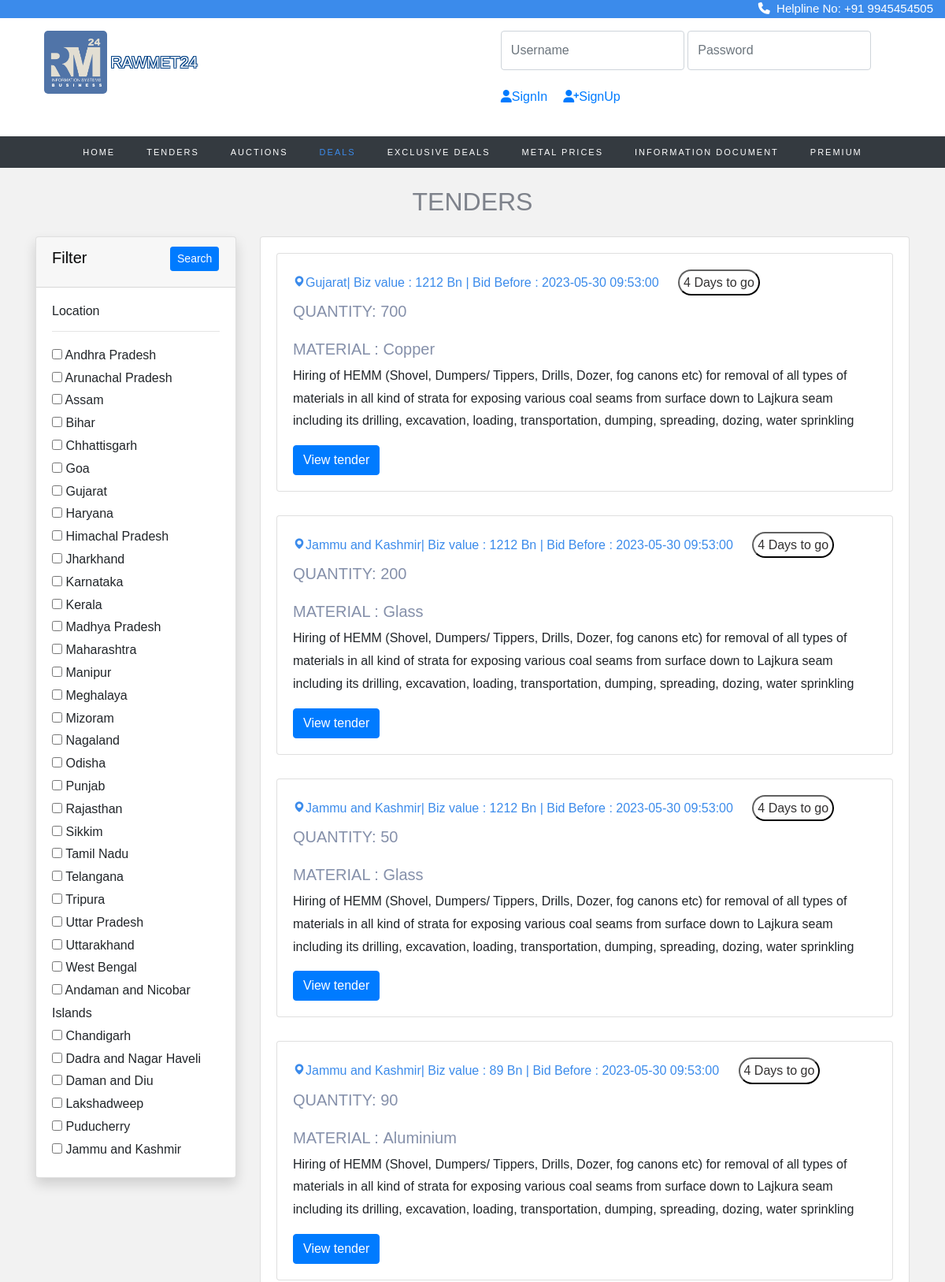
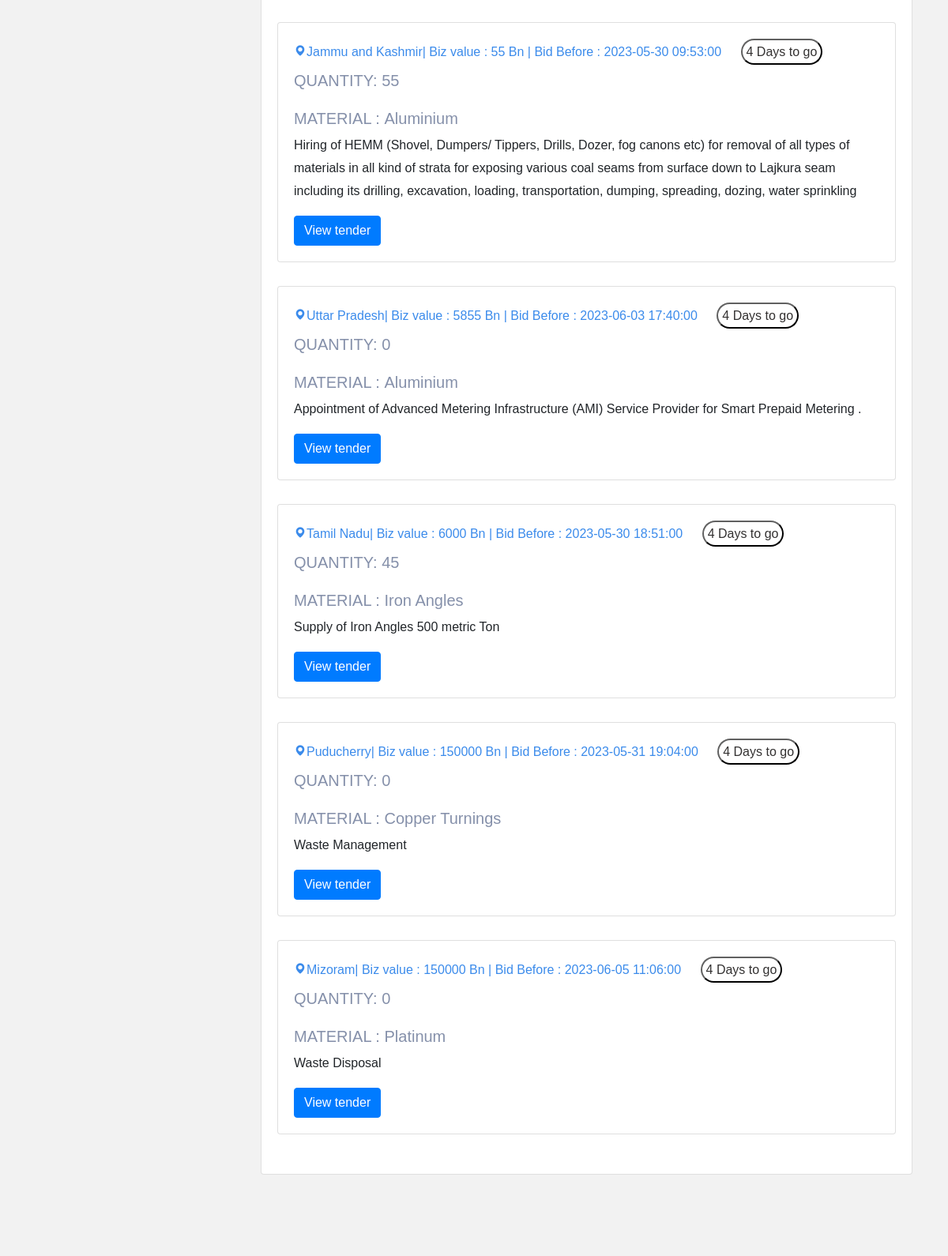
The page /tender/tender.php (upper part) on the database as committed earlier (2 pictures, top to bottom).
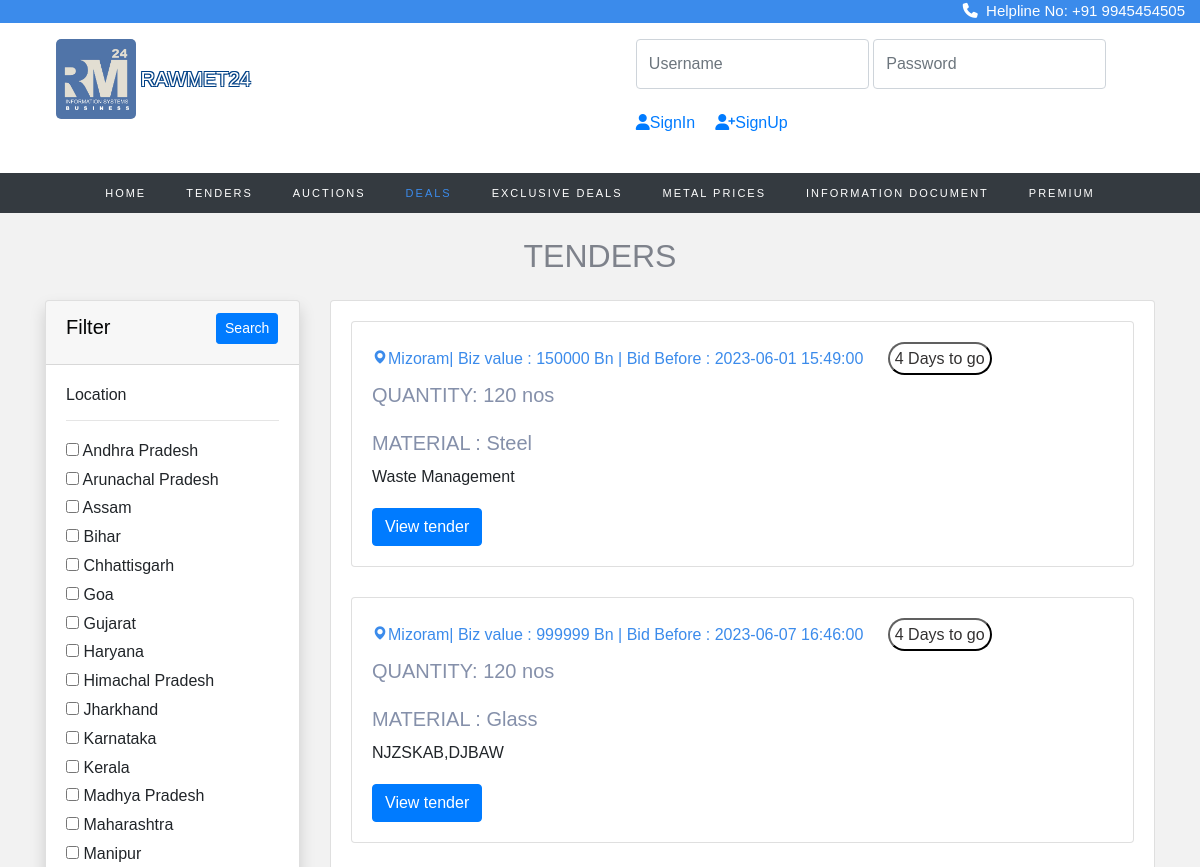
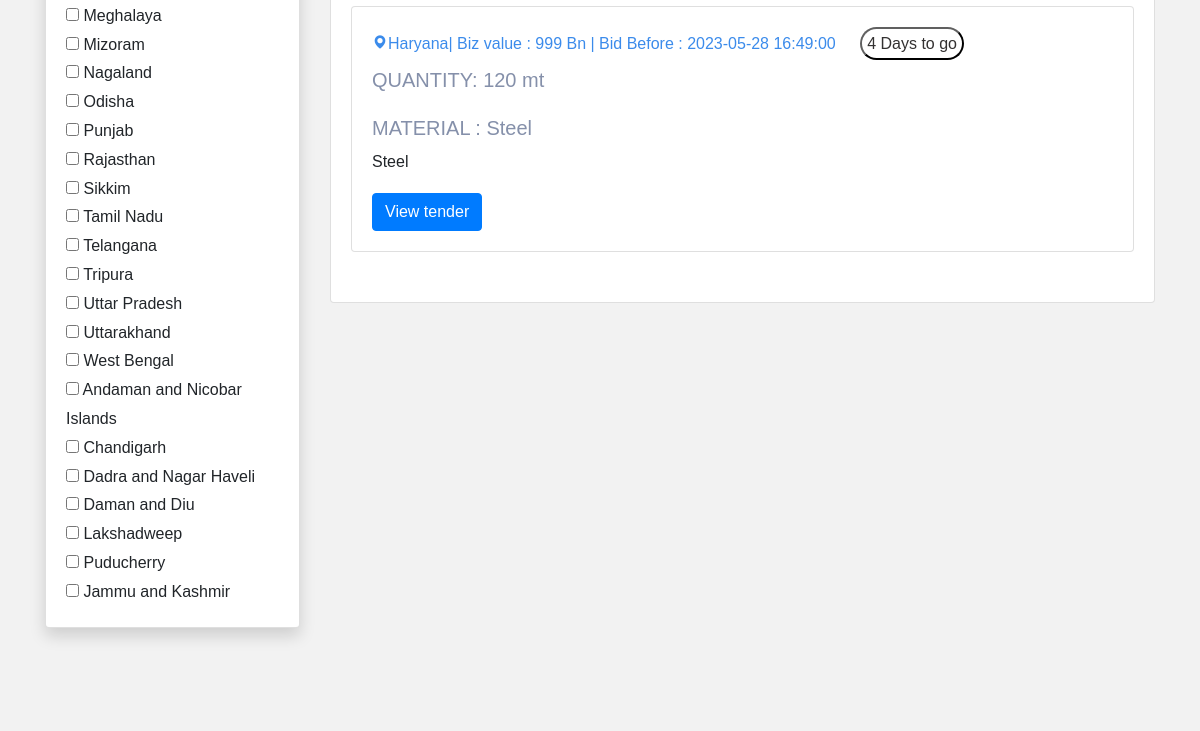
The same page on the database as committed later (2 pictures, top to bottom).
### tables this page shows
CREATE TABLE `location` (
  `state_id` int(11) NOT NULL,
  `state_name` varchar(50) DEFAULT NULL
);

CREATE TABLE `tenders` (
  `id` int(11) NOT NULL,
  `category` varchar(255) DEFAULT NULL,
  `infoId` varchar(255) DEFAULT NULL,
  `ownership` varchar(255) DEFAULT NULL,
  `tenderLocation` varchar(255) DEFAULT NULL,
  `sector` varchar(255) DEFAULT NULL,
  `tenderNumber` int(255) DEFAULT NULL,
  `tenderDesc` text DEFAULT NULL,
  `material` varchar(255) DEFAULT NULL,
  `quantity` varchar(255) NOT NULL,
  `publishingDatetime` datetime DEFAULT NULL,
  `startDatetime` datetime DEFAULT NULL,
  `endDatetime` datetime DEFAULT NULL,
  `emdType` varchar(255) DEFAULT NULL,
  `emdAmt` int(11) DEFAULT NULL,
  `tenderValue` int(255) NOT NULL,
  `companyName` varchar(255) DEFAULT NULL,
  `location` varchar(255) DEFAULT NULL,
  `street` varchar(255) DEFAULT NULL,
  `city` varchar(255) DEFAULT NULL,
  `telephone` varchar(255) DEFAULT NULL,
  `email` varchar(255) DEFAULT NULL,
  `contactPerson` varchar(255) DEFAULT NULL,
  `img` varchar(300) NOT NULL
);

### tender/tender.php (the view, shortened to what the changed rows need)
<!doctype html>
<html lang="en">
  <head>
    <link rel="stylesheet" href="https://cdn.jsdelivr.net/npm/bootstrap@4.0.0/dist/css/bootstrap.min.css">
<link rel="stylesheet" href="https://stackpath.bootstrapcdn.com/font-awesome/4.7.0/css/font-awesome.min.css">
<link rel="stylesheet" href="https://cdnjs.cloudflare.com/ajax/libs/font-awesome/4.7.0/css/font-awesome.min.css">
<link rel="stylesheet" href="css/style.css">
<link rel="stylesheet" href="css/_buttons.scss">
<link rel="stylesheet" href="css/buttons.scss">
<link rel="stylesheet" href="css/auction.css">
<link rel="stylesheet" href="css/reboot.scss">
<link rel="stylesheet" href="https://cdnjs.cloudflare.com/ajax/libs/font-awesome/6.4.0/css/all.min.css">
<link href='https://unpkg.com/boxicons@2.1.4/css/boxicons.min.css' rel='stylesheet'>
<link rel="stylesheet" href="https://cdnjs.cloudflare.com/ajax/libs/font-awesome/4.7.0/css/font-awesome.min.css">
<link rel="stylesheet" type="text/css" href="https://stackpath.bootstrapcdn.com/bootstrap/4.4.1/css/bootstrap.min.css">
<link rel="stylesheet" type="text/css" href="https://pixinvent.com/stack-responsive-bootstrap-4-admin-template/app-assets/css/bootstrap-extended.min.css">
<link rel="stylesheet" type="text/css" href="https://pixinvent.com/stack-responsive-bootstrap-4-admin-template/app-assets/fonts/simple-line-icons/style.min.css">
</head>
</head>
<body>
<section class="home">
<br>
 <center>
 <h2 style="color: #7e828b;">TENDERS</h2> </center>
    <div class="container">
        <div class="row">
            <div class="col-md-3">
                <form action="tender.php?l=" method="GET">
                    <div class="card shadow mt-3">
                        <div class="card-body">
                            <h6>Location</h6>
                            <hr>
                            <?php
                            $con = mysqli_connect("localhost", "root", "", "registration_db");
                            $brand_query = "SELECT * FROM location";
                            $brand_query_run = mysqli_query($con, $brand_query);
                            if (mysqli_num_rows($brand_query_run) > 0) {
                                foreach ($brand_query_run as $locationlist) {
                                    ?>
                                    <div id="checkbox">
                                        <input type="checkbox" name="locations" value="<?= $locationlist['state_name']; ?>"
                                            ?>>
                                        <?= $locationlist['state_name']; ?>
                                    </div>
                                    <?php
                                }
                            } else {
                                echo "No locations Found";
                            }
                            ?>
                        </div>
                    </div>
                </form>
            </div>
            <div class="col-md-9 mt-3">
                <div class="card ">
                    <div class="card-body row">
                        <?php
                        if (isset($_GET['locations'])) {
                            $branchecked = [];
                            $branchecked[0] = $_GET['locations'];
                            foreach ($branchecked as $rowbrand) {
                                 $sql = "SELECT * FROM tenders WHERE tenderLocation='".$rowbrand."'";
                                $result = mysqli_query($con, $sql);
                                if (mysqli_num_rows($result) > 0) {
                                    foreach ($result as $row):
                                        ?>
                                       <div class="col-md-12 grid-margin stretch-card">
                    <div class="card">
                    <div class="card-body">
                    <h6 style="color:#3b8beb; "> <i class='bx bxs-map'></i><?php echo $row['tenderLocation'];?>
                    | Approximate Value : <?php echo $row['tenderValue'];?> Bn | Bid Before : <?php echo $row['endDatetime'];?> <button style="padding:5px ;border-color: #0c0c0c; border-radius: 20px; color: #333131; background-color: #ffffff; margin-left: 20px;">4 Days to go</button></h6>
                        <h5 style="color:#8590aa; font-family: 'Montserrat', sans-serif;"> MATERIAL :&nbsp<?php echo $row['material'];?><br> <br> <p>QUANTITY:&nbsp<?php echo $row['quantity'];?></p></h5>
                        <p><?php echo $row['tenderDesc'];?></p>
    <a href="tend_page.php?g=<?php echo $row['id'];?>"><button class="btn btn-primary" type="submit">View tender</button></a></h6>
                      </div>
                    </div>
                  </div>
                                        <?php
                                    endforeach;
                                }
                            }
                        } else {
                            $sql = "SELECT * FROM tenders";
                            $result = mysqli_query($con, $sql);
                            if (mysqli_num_rows($result) > 0) {
                                foreach ($result as $row):
                                    ?>
                                    <div class="col-md-12 grid-margin stretch-card">
                    <div class="card">
                        <div class="card-body">
                                              <h6 style="color:#3b8beb; "> <i class='bx bxs-map'></i><?php echo $row['tenderLocation'];?>| Biz value : <?php echo $row['tenderValue'];?> Bn | Bid Before :
                                                <?php echo $row['endDatetime'];?>
                                                 <button style="padding:5px ;border-color: #0c0c0c; border-radius: 20px; color: #333131; background-color: #ffffff; margin-left: 20px;">4 Days to go</button></h6>
                        <h5 style="color:#8590aa; font-family: 'Montserrat', sans-serif;">QUANTITY:&nbsp<?php echo $row['quantity'];?><br> <br>
                        MATERIAL :&nbsp<?php echo $row['material'];?>&nbsp
                        </h5>
    <p><?php echo $row['tenderDesc'];?></p>
    <a href="tend_page.php?g=<?php echo $row['id'];?>"><button class="btn btn-primary" type="submit">View tender</button></a></h6>
                      </div>
                    </div>
                  </div>
                                <?php
                                endforeach;
                            } else {
                                echo "No Items Found";
                            }
                        }
                        ?>
                </div>
            </div>
        </div>
    </div>
    </div>
    <br><br>
</body>
</html>

Rows that differ between the two databases and show on the page:
removed tenders: tenderLocation "Gujarat", tenderValue "1212", endDatetime "2023-05-30 09:53:00", quantity "700", material "Copper", tenderDesc "Hiring of HEMM (Shovel, Dumpers/ Tippers, Drills, Dozer, fog canons etc) for removal of all types of materials in all kind of strata for exposing various coal seams from surface down to Lajkura seam including its drilling, excavation, loading, transportation, dumping, spreading, dozing, water sprinkling"
removed tenders: tenderLocation "Jammu and Kashmir", tenderValue "1212", endDatetime "2023-05-30 09:53:00", quantity "200", material "Glass", tenderDesc "Hiring of HEMM (Shovel, Dumpers/ Tippers, Drills, Dozer, fog canons etc) for removal of all types of materials in all kind of strata for exposing various coal seams from surface down to Lajkura seam including its drilling, excavation, loading, transportation, dumping, spreading, dozing, water sprinkling"
removed tenders: tenderLocation "Jammu and Kashmir", tenderValue "1212", endDatetime "2023-05-30 09:53:00", quantity "50", material "Glass", tenderDesc "Hiring of HEMM (Shovel, Dumpers/ Tippers, Drills, Dozer, fog canons etc) for removal of all types of materials in all kind of strata for exposing various coal seams from surface down to Lajkura seam including its drilling, excavation, loading, transportation, dumping, spreading, dozing, water sprinkling"
removed tenders: tenderLocation "Jammu and Kashmir", tenderValue "89", endDatetime "2023-05-30 09:53:00", quantity "90", material "Aluminium", tenderDesc "Hiring of HEMM (Shovel, Dumpers/ Tippers, Drills, Dozer, fog canons etc) for removal of all types of materials in all kind of strata for exposing various coal seams from surface down to Lajkura seam including its drilling, excavation, loading, transportation, dumping, spreading, dozing, water sprinkling"
removed tenders: tenderLocation "Jammu and Kashmir", tenderValue "55", endDatetime "2023-05-30 09:53:00", quantity "55", material "Aluminium", tenderDesc "Hiring of HEMM (Shovel, Dumpers/ Tippers, Drills, Dozer, fog canons etc) for removal of all types of materials in all kind of strata for exposing various coal seams from surface down to Lajkura seam including its drilling, excavation, loading, transportation, dumping, spreading, dozing, water sprinkling"
removed tenders: tenderLocation "Uttar Pradesh", tenderValue "5855", endDatetime "2023-06-03 17:40:00", quantity "0", material "Aluminium", tenderDesc "Appointment of Advanced Metering Infrastructure (AMI) Service Provider for Smart Prepaid Metering ."
removed tenders: tenderLocation "Tamil Nadu", tenderValue "6000", endDatetime "2023-05-30 18:51:00", quantity "45", material "Iron Angles", tenderDesc "Supply of Iron Angles 500 metric Ton"
removed tenders: tenderLocation "Puducherry", tenderValue "150000", endDatetime "2023-05-31 19:04:00", quantity "0", material "Copper Turnings", tenderDesc "Waste Management"
removed tenders: tenderLocation "Mizoram", tenderValue "150000", endDatetime "2023-06-05 11:06:00", quantity "0", material "Platinum", tenderDesc "Waste Disposal"
added tenders: tenderLocation "Mizoram", tenderValue "150000", endDatetime "2023-06-01 15:49:00", quantity "120 nos", material "Steel", tenderDesc "Waste Management"
added tenders: tenderLocation "Mizoram", tenderValue "999999", endDatetime "2023-06-07 16:46:00", quantity "120 nos", material "Glass", tenderDesc "NJZSKAB,DJBAW"
added tenders: tenderLocation "Haryana", tenderValue "999", endDatetime "2023-05-28 16:49:00", quantity "120 mt", material "Steel", tenderDesc "Steel"
